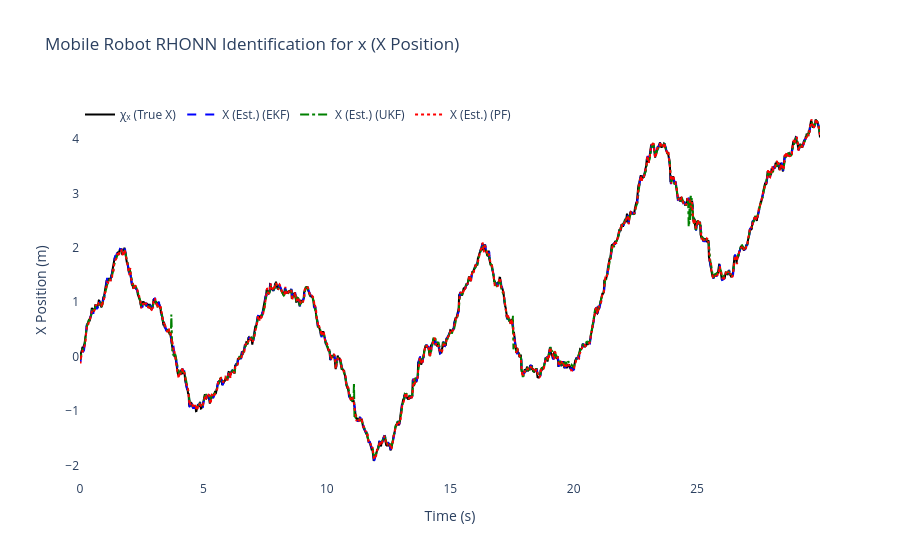
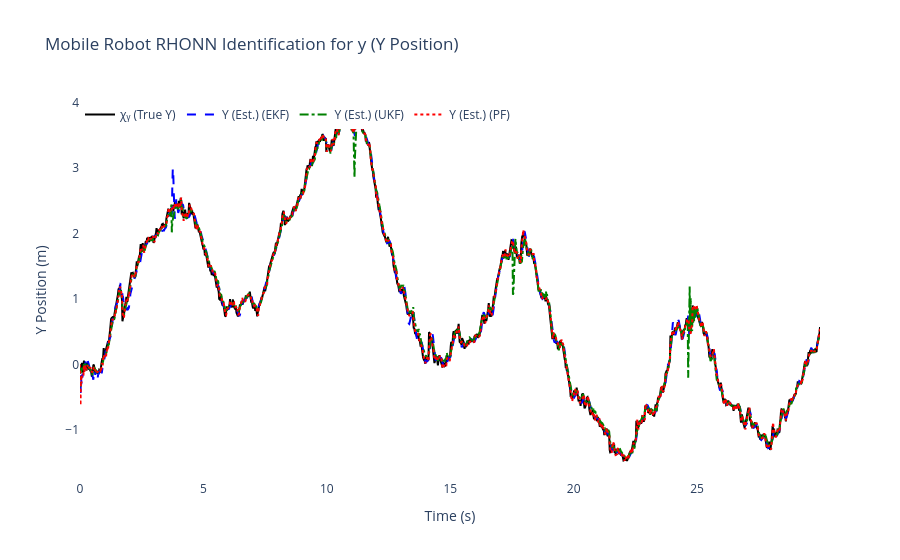
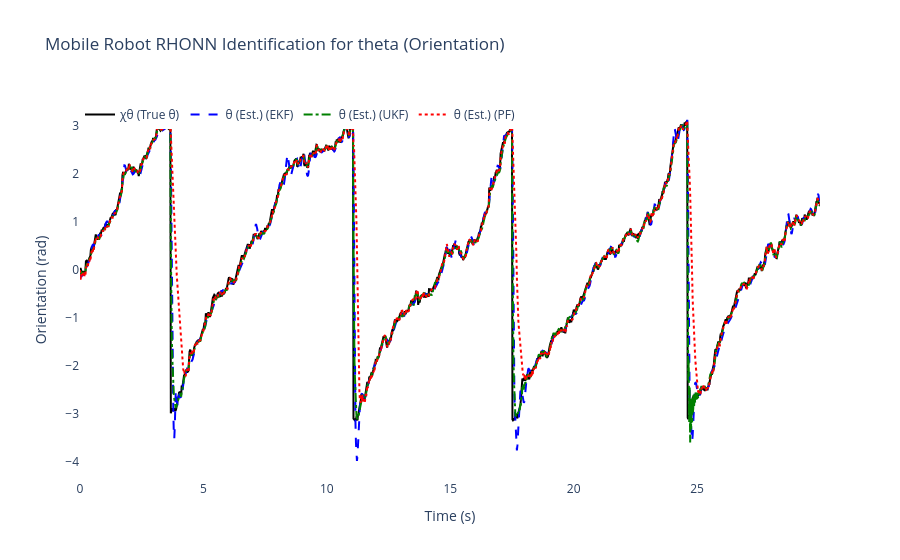
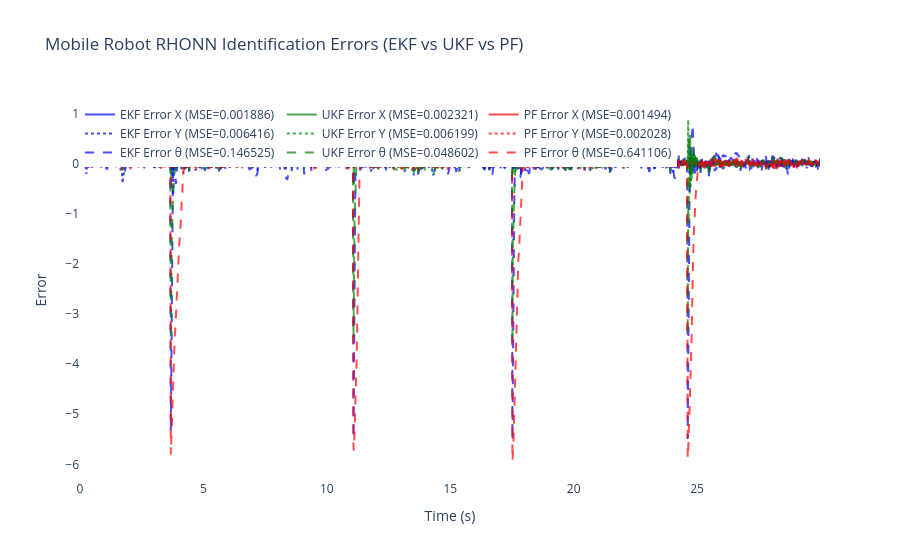

Notebook code cell kept with these figures, in order:
### Code cell
# ============================================================
    # 6) Results & plots for Differential Drive Mobile Robot
# ============================================================
mse_x_ekf = np.mean((x_true[:, 0] - x_hat_ekf[:, 0])**2)     # x position
mse_y_ekf = np.mean((x_true[:, 1] - x_hat_ekf[:, 1])**2)     # y position  
mse_theta_ekf = np.mean((x_true[:, 2] - x_hat_ekf[:, 2])**2) # orientation

mse_x_ukf = np.mean((x_true[:, 0] - x_hat_ukf[:, 0])**2)     # x position
mse_y_ukf = np.mean((x_true[:, 1] - x_hat_ukf[:, 1])**2)     # y position
mse_theta_ukf = np.mean((x_true[:, 2] - x_hat_ukf[:, 2])**2) # orientation

mse_x_pf = np.mean((x_true[:, 0] - x_hat_pf[:, 0])**2)       # x position
mse_y_pf = np.mean((x_true[:, 1] - x_hat_pf[:, 1])**2)       # y position  
mse_theta_pf = np.mean((x_true[:, 2] - x_hat_pf[:, 2])**2)   # orientation

print(f"\nFinal EKF-RHONN Weights:")
for i in range(3):
    state_names = ['x', 'y', 'theta']
    print(f"  Neuron {i+1} ({state_names[i]}): {ekf_trainer.weights[i]}")

print(f"\nFinal UKF-RHONN Weights:")
for i in range(3):
    state_names = ['x', 'y', 'theta']
    print(f"  Neuron {i+1} ({state_names[i]}): {ukf_trainer.weights[i]}")

print(f"\nFinal PF-RHONN Weight Estimates:")
pf_estimates = pf_trainer.get_estimate()
for i in range(3):
    state_names = ['x', 'y', 'theta']
    print(f"  Neuron {i+1} ({state_names[i]}): {pf_estimates[i]}")

print("\n--- Performance Comparison (MSE) for Differential Drive Mobile Robot ---")
print(f"EKF MSE x position:     {mse_x_ekf:.6f}")
print(f"EKF MSE y position:     {mse_y_ekf:.6f}")
print(f"EKF MSE theta (orient): {mse_theta_ekf:.6f}")
print(f"UKF MSE x position:     {mse_x_ukf:.6f}")
print(f"UKF MSE y position:     {mse_y_ukf:.6f}")
print(f"UKF MSE theta (orient): {mse_theta_ukf:.6f}")
print(f"PF  MSE x position:     {mse_x_pf:.6f}")
print(f"PF  MSE y position:     {mse_y_pf:.6f}")
print(f"PF  MSE theta (orient): {mse_theta_pf:.6f}")

states_info = [
    {'idx': 0, 'var': 'x', 'desc': 'X Position', 'y_label': 'X Position (m)',
     'chi': 'χₓ (True X)', 'x': 'X (Est.)'},
    {'idx': 1, 'var': 'y', 'desc': 'Y Position', 'y_label': 'Y Position (m)',
     'chi': 'χᵧ (True Y)', 'x': 'Y (Est.)'},
    {'idx': 2, 'var': 'theta', 'desc': 'Orientation', 'y_label': 'Orientation (rad)',
     'chi': 'χθ (True θ)', 'x': 'θ (Est.)'}
]

for state_info in states_info:
    i = state_info['idx']
    trace_plant = go.Scatter(x=t_history, y=x_true[:, i], mode='lines',
                            name=state_info['chi'], line=dict(color='black', width=2))
    trace_ekf = go.Scatter(x=t_history, y=x_hat_ekf[:, i], mode='lines',
                        name=f"{state_info['x']} (EKF)", line=dict(dash='dash', color='blue'))
    trace_ukf = go.Scatter(x=t_history, y=x_hat_ukf[:, i], mode='lines',
                        name=f"{state_info['x']} (UKF)", line=dict(dash='dashdot', color='green'))
    trace_pf = go.Scatter(x=t_history, y=x_hat_pf[:, i], mode='lines',
                        name=f"{state_info['x']} (PF)", line=dict(dash='dot', color='red'))

    fig = go.Figure([trace_plant, trace_ekf, trace_ukf, trace_pf])
    fig.update_layout(
        title=f'Mobile Robot RHONN Identification for {state_info["var"]} ({state_info["desc"]})',
        xaxis_title='Time (s)',
        yaxis_title=state_info['y_label'],
        legend=dict(x=0, y=1, orientation='h'),
        font=dict(size=12),
        plot_bgcolor='white',
        paper_bgcolor='white'
    )
    fig.show()

# Errors for all three states
error_x_ekf = x_true[:, 0] - x_hat_ekf[:, 0]
error_y_ekf = x_true[:, 1] - x_hat_ekf[:, 1]
error_theta_ekf = x_true[:, 2] - x_hat_ekf[:, 2]

error_x_ukf = x_true[:, 0] - x_hat_ukf[:, 0]
error_y_ukf = x_true[:, 1] - x_hat_ukf[:, 1]
error_theta_ukf = x_true[:, 2] - x_hat_ukf[:, 2]

error_x_pf = x_true[:, 0] - x_hat_pf[:, 0]
error_y_pf = x_true[:, 1] - x_hat_pf[:, 1]
error_theta_pf = x_true[:, 2] - x_hat_pf[:, 2]

fig2 = go.Figure()
fig2.add_trace(go.Scatter(x=t_history, y=error_x_ekf, mode='lines',
                        name=f'EKF Error X (MSE={mse_x_ekf:.6f})', opacity=0.7, line=dict(color='blue')))
fig2.add_trace(go.Scatter(x=t_history, y=error_x_ukf, mode='lines',
                        name=f'UKF Error X (MSE={mse_x_ukf:.6f})', opacity=0.7, line=dict(color='green')))
fig2.add_trace(go.Scatter(x=t_history, y=error_x_pf, mode='lines',
                        name=f'PF Error X (MSE={mse_x_pf:.6f})', opacity=0.7, line=dict(color='red')))
fig2.add_trace(go.Scatter(x=t_history, y=error_y_ekf, mode='lines',
                        name=f'EKF Error Y (MSE={mse_y_ekf:.6f})', opacity=0.7, line=dict(color='blue', dash='dot')))
fig2.add_trace(go.Scatter(x=t_history, y=error_y_ukf, mode='lines',
                        name=f'UKF Error Y (MSE={mse_y_ukf:.6f})', opacity=0.7, line=dict(color='green', dash='dot')))
fig2.add_trace(go.Scatter(x=t_history, y=error_y_pf, mode='lines',
                        name=f'PF Error Y (MSE={mse_y_pf:.6f})', opacity=0.7, line=dict(color='red', dash='dot')))
fig2.add_trace(go.Scatter(x=t_history, y=error_theta_ekf, mode='lines',
                        name=f'EKF Error θ (MSE={mse_theta_ekf:.6f})', opacity=0.7, line=dict(color='blue', dash='dash')))
fig2.add_trace(go.Scatter(x=t_history, y=error_theta_ukf, mode='lines',
                        name=f'UKF Error θ (MSE={mse_theta_ukf:.6f})', opacity=0.7, line=dict(color='green', dash='dash')))
fig2.add_trace(go.Scatter(x=t_history, y=error_theta_pf, mode='lines',
                        name=f'PF Error θ (MSE={mse_theta_pf:.6f})', opacity=0.7, line=dict(color='red', dash='dash')))
fig2.update_layout(
    title='Mobile Robot RHONN Identification Errors (EKF vs UKF vs PF)',
    xaxis_title='Time (s)',
    yaxis_title='Error',
    legend=dict(x=0, y=1, orientation='h'),
    font=dict(size=12),
    plot_bgcolor='white',
    paper_bgcolor='white'
)
fig2.show()

# 2D Trajectory plot (X-Y plane for mobile robot)
fig_trajectory = go.Figure()
fig_trajectory.add_trace(go.Scatter(x=x_true[:, 0], y=x_true[:, 1], mode='lines',
                              name='True Robot Trajectory',
                              line=dict(color='black', width=3)))
fig_trajectory.add_trace(go.Scatter(x=x_hat_ekf[:, 0], y=x_hat_ekf[:, 1], mode='lines',
                              name='EKF Estimation',
                              line=dict(color='blue', width=2, dash='dash')))
fig_trajectory.add_trace(go.Scatter(x=x_hat_ukf[:, 0], y=x_hat_ukf[:, 1], mode='lines',
                              name='UKF Estimation',
                              line=dict(color='green', width=2, dash='dashdot')))
fig_trajectory.add_trace(go.Scatter(x=x_hat_pf[:, 0], y=x_hat_pf[:, 1], mode='lines',
                              name='PF Estimation',
                              line=dict(color='red', width=2, dash='dot')))
# Add start and end markers
fig_trajectory.add_trace(go.Scatter(x=[x_true[0, 0]], y=[x_true[0, 1]], mode='markers',
                              name='Start', marker=dict(color='green', size=10, symbol='star')))
fig_trajectory.add_trace(go.Scatter(x=[x_true[-1, 0]], y=[x_true[-1, 1]], mode='markers',
                              name='End', marker=dict(color='red', size=10, symbol='square')))
fig_trajectory.update_layout(
    title='Mobile Robot Trajectory - 2D Path Comparison (EKF vs UKF vs PF)',
    xaxis_title='X Position (m)',
    yaxis_title='Y Position (m)',
    font=dict(size=12),
    plot_bgcolor='white',
    paper_bgcolor='white',
    showlegend=True
)
fig_trajectory.show()

### Figure 1 — Plotly figure (JSON) as saved in the notebook; plotly's stock layout.template omitted (floating-point values rounded to 4 significant figures; data arrays with more than 128 entries replaced by an {"elided": "..."} marker saying what was removed)
{"data": [{"line": {"color": "black", "width": 2}, "mode": "lines", "name": "χₓ (True X)", "type": "scatter", "x": {"elided": "1500 float values"}, "y": {"elided": "1500 float values"}}, {"line": {"color": "blue", "dash": "dash"}, "mode": "lines", "name": "X (Est.) (EKF)", "type": "scatter", "x": {"elided": "1500 float values"}, "y": {"elided": "1500 float values"}}, {"line": {"color": "green", "dash": "dashdot"}, "mode": "lines", "name": "X (Est.) (UKF)", "type": "scatter", "x": {"elided": "1500 float values"}, "y": {"elided": "1500 float values"}}, {"line": {"color": "red", "dash": "dot"}, "mode": "lines", "name": "X (Est.) (PF)", "type": "scatter", "x": {"elided": "1500 float values"}, "y": {"elided": "1500 float values"}}], "layout": {"font": {"size": 12}, "legend": {"orientation": "h", "x": 0, "y": 1}, "paper_bgcolor": "white", "plot_bgcolor": "white", "title": {"text": "Mobile Robot RHONN Identification for x (X Position)"}, "xaxis": {"title": {"text": "Time (s)"}}, "yaxis": {"title": {"text": "X Position (m)"}}}}

### Figure 2 — Plotly figure (JSON) as saved in the notebook; plotly's stock layout.template omitted (floating-point values rounded to 4 significant figures; data arrays with more than 128 entries replaced by an {"elided": "..."} marker saying what was removed)
{"data": [{"line": {"color": "black", "width": 2}, "mode": "lines", "name": "χᵧ (True Y)", "type": "scatter", "x": {"elided": "1500 float values"}, "y": {"elided": "1500 float values"}}, {"line": {"color": "blue", "dash": "dash"}, "mode": "lines", "name": "Y (Est.) (EKF)", "type": "scatter", "x": {"elided": "1500 float values"}, "y": {"elided": "1500 float values"}}, {"line": {"color": "green", "dash": "dashdot"}, "mode": "lines", "name": "Y (Est.) (UKF)", "type": "scatter", "x": {"elided": "1500 float values"}, "y": {"elided": "1500 float values"}}, {"line": {"color": "red", "dash": "dot"}, "mode": "lines", "name": "Y (Est.) (PF)", "type": "scatter", "x": {"elided": "1500 float values"}, "y": {"elided": "1500 float values"}}], "layout": {"font": {"size": 12}, "legend": {"orientation": "h", "x": 0, "y": 1}, "paper_bgcolor": "white", "plot_bgcolor": "white", "title": {"text": "Mobile Robot RHONN Identification for y (Y Position)"}, "xaxis": {"title": {"text": "Time (s)"}}, "yaxis": {"title": {"text": "Y Position (m)"}}}}

### Figure 3 — Plotly figure (JSON) as saved in the notebook; plotly's stock layout.template omitted (floating-point values rounded to 4 significant figures; data arrays with more than 128 entries replaced by an {"elided": "..."} marker saying what was removed)
{"data": [{"line": {"color": "black", "width": 2}, "mode": "lines", "name": "χθ (True θ)", "type": "scatter", "x": {"elided": "1500 float values"}, "y": {"elided": "1500 float values"}}, {"line": {"color": "blue", "dash": "dash"}, "mode": "lines", "name": "θ (Est.) (EKF)", "type": "scatter", "x": {"elided": "1500 float values"}, "y": {"elided": "1500 float values"}}, {"line": {"color": "green", "dash": "dashdot"}, "mode": "lines", "name": "θ (Est.) (UKF)", "type": "scatter", "x": {"elided": "1500 float values"}, "y": {"elided": "1500 float values"}}, {"line": {"color": "red", "dash": "dot"}, "mode": "lines", "name": "θ (Est.) (PF)", "type": "scatter", "x": {"elided": "1500 float values"}, "y": {"elided": "1500 float values"}}], "layout": {"font": {"size": 12}, "legend": {"orientation": "h", "x": 0, "y": 1}, "paper_bgcolor": "white", "plot_bgcolor": "white", "title": {"text": "Mobile Robot RHONN Identification for theta (Orientation)"}, "xaxis": {"title": {"text": "Time (s)"}}, "yaxis": {"title": {"text": "Orientation (rad)"}}}}

### Figure 4 — Plotly figure (JSON) as saved in the notebook; plotly's stock layout.template omitted (floating-point values rounded to 4 significant figures; data arrays with more than 128 entries replaced by an {"elided": "..."} marker saying what was removed)
{"data": [{"line": {"color": "blue"}, "mode": "lines", "name": "EKF Error X (MSE=0.001886)", "opacity": 0.7, "type": "scatter", "x": {"elided": "1500 float values"}, "y": {"elided": "1500 float values"}}, {"line": {"color": "green"}, "mode": "lines", "name": "UKF Error X (MSE=0.002321)", "opacity": 0.7, "type": "scatter", "x": {"elided": "1500 float values"}, "y": {"elided": "1500 float values"}}, {"line": {"color": "red"}, "mode": "lines", "name": "PF Error X (MSE=0.001494)", "opacity": 0.7, "type": "scatter", "x": {"elided": "1500 float values"}, "y": {"elided": "1500 float values"}}, {"line": {"color": "blue", "dash": "dot"}, "mode": "lines", "name": "EKF Error Y (MSE=0.006416)", "opacity": 0.7, "type": "scatter", "x": {"elided": "1500 float values"}, "y": {"elided": "1500 float values"}}, {"line": {"color": "green", "dash": "dot"}, "mode": "lines", "name": "UKF Error Y (MSE=0.006199)", "opacity": 0.7, "type": "scatter", "x": {"elided": "1500 float values"}, "y": {"elided": "1500 float values"}}, {"line": {"color": "red", "dash": "dot"}, "mode": "lines", "name": "PF Error Y (MSE=0.002028)", "opacity": 0.7, "type": "scatter", "x": {"elided": "1500 float values"}, "y": {"elided": "1500 float values"}}, {"line": {"color": "blue", "dash": "dash"}, "mode": "lines", "name": "EKF Error θ (MSE=0.146525)", "opacity": 0.7, "type": "scatter", "x": {"elided": "1500 float values"}, "y": {"elided": "1500 float values"}}, {"line": {"color": "green", "dash": "dash"}, "mode": "lines", "name": "UKF Error θ (MSE=0.048602)", "opacity": 0.7, "type": "scatter", "x": {"elided": "1500 float values"}, "y": {"elided": "1500 float values"}}, {"line": {"color": "red", "dash": "dash"}, "mode": "lines", "name": "PF Error θ (MSE=0.641106)", "opacity": 0.7, "type": "scatter", "x": {"elided": "1500 float values"}, "y": {"elided": "1500 float values"}}], "layout": {"font": {"size": 12}, "legend": {"orientation": "h", "x": 0, "y": 1}, "paper_bgcolor": "white", "plot_bgcolor": "white", "title": {"text": "Mobile Robot RHONN Identification Errors (EKF vs UKF vs PF)"}, "xaxis": {"title": {"text": "Time (s)"}}, "yaxis": {"title": {"text": "Error"}}}}
